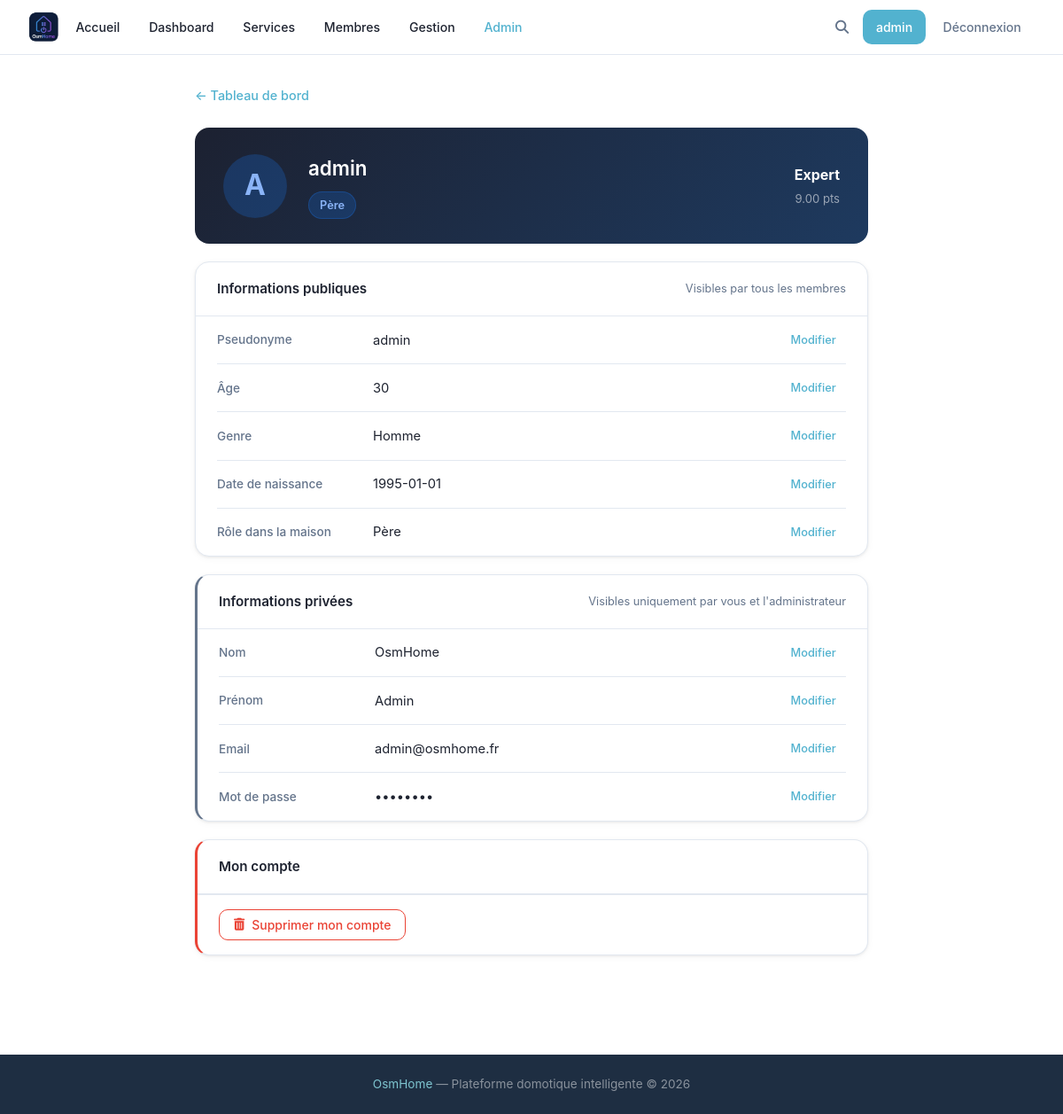
/profile (signed in), run on an earlier commit of the app's database.
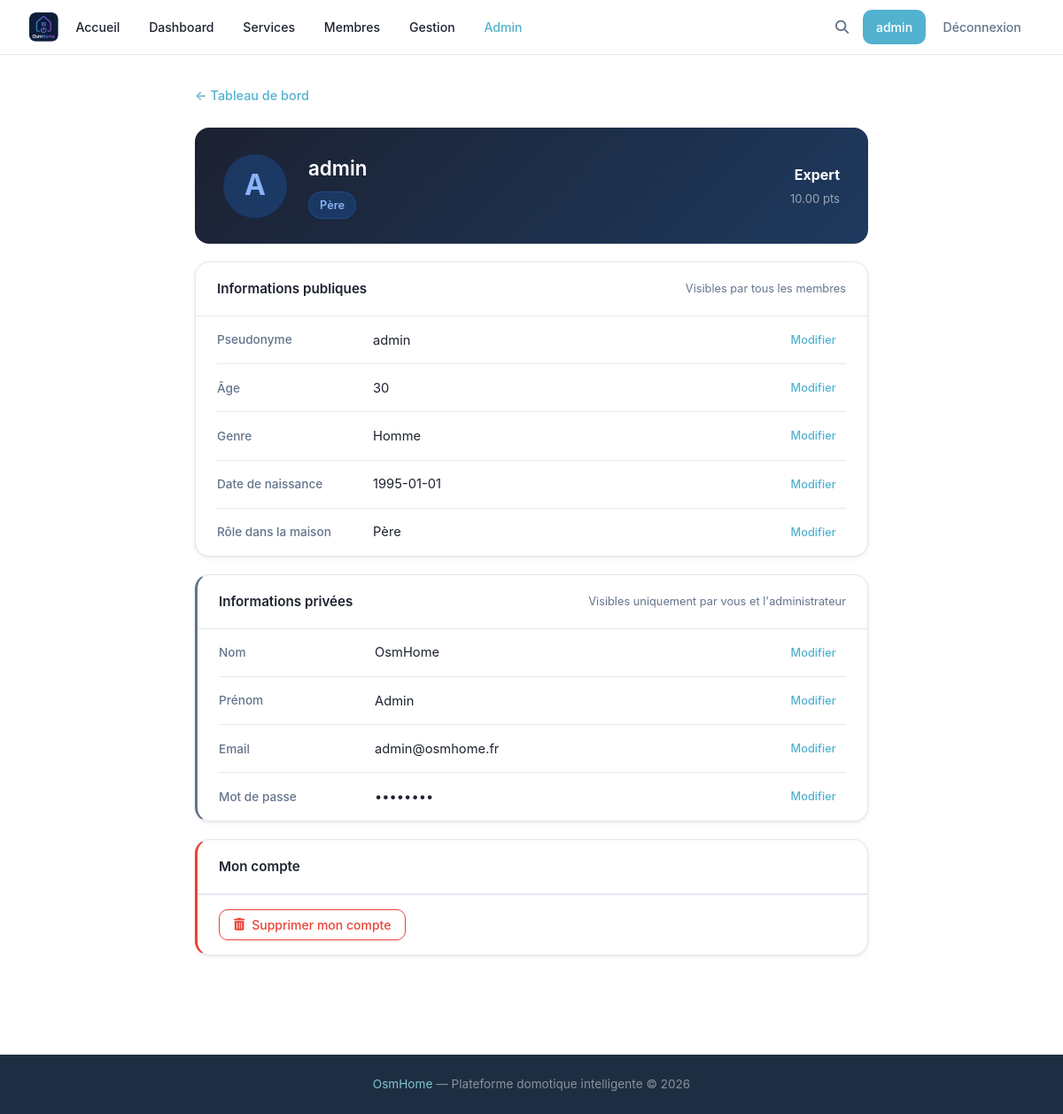
And on a later commit of the database.
### tables this page shows
CREATE TABLE users (
            id INTEGER PRIMARY KEY AUTOINCREMENT,
            username TEXT UNIQUE NOT NULL,
            password TEXT NOT NULL,
            lastname TEXT,
            firstname TEXT,
            age INTEGER,
            gender TEXT,
            birthdate TEXT,
            member_type TEXT,
            photo TEXT,
            level TEXT DEFAULT 'debutant',
            points REAL DEFAULT 0,
            email TEXT,
            email_verified INTEGER DEFAULT 0,
            role TEXT DEFAULT 'simple'
        , actions INTEGER DEFAULT 0, verification_token TEXT);

### main.py (the view)
@app.route('/profile')
def profil():
    if 'username' not in flask.session:
        return flask.redirect('/login')
    user_data = utils.getUser(flask.session['username'])
    return flask.render_template('profile.html', user=flask.session.get('username'), user_data=user_data)

### main.py (called while the page is built)
@app.template_filter('level_label')
def level_label_filter(key: str) -> str:
    return _LEVEL_LABELS.get(key, key.capitalize())

@app.context_processor
def inject_types():
    try:
        types = utils.getTypes()
    except Exception:
        types = []
    is_admin = False
    user_level = None
    if flask.session.get('username'):
        u = utils.getUser(flask.session['username'])
        is_admin = bool(u and u['role'] == 'admin')
        user_level = u['level'] if u else None
    return {'types': types, 'is_admin': is_admin, 'user_level': user_level}

### utils.py (called while the page is built)
def openDB() -> sqlite3.Connection:
    if 'db' not in flask.g:
        flask.g.db = sqlite3.connect(BASE)
        flask.g.db.row_factory = sqlite3.Row
    return flask.g.db

def closeDB(_ = None):
    db = flask.g.pop("db", None)
    if db is not None:
        db.close()

def getUser(username: str):
    db = openDB()
    return db.execute(
        'SELECT * FROM users WHERE username = ?',
        (username,)
    ).fetchone()

def getTypes() -> list:
    db = openDB()
    rows = db.execute('SELECT DISTINCT type FROM devices ORDER BY type').fetchall()
    return [row['type'] for row in rows]

### templates/profile.html (shortened to what the changed rows need)
{% extends 'base.html' %}
{% block extra_css %}<link rel="stylesheet" href="{{ url_for('static', filename='css/profile.css') }}">{% endblock %}
{% block content %}
<div class="profile-page">
    <div class="profile-layout-main">
        <div class="profile-id-card">
            <div class="profile-avatar-lg profile-avatar-upload" id="avatar-container" onclick="document.getElementById('photo-input').click()" title="Changer la photo">
                {% if user_data['photo'] %}
                <img src="{{ url_for('static', filename='uploads/photos/' + user_data['photo']) }}" alt="Photo de profil" class="profile-avatar-img">
                {% else %}
                <span id="avatar-initial">{{ user_data['username'][0] | upper }}</span>
                {% endif %}
            </div>
            <div class="profile-id-info">
                <h2 class="profile-username">{{ user_data['username'] }}</h2>
                <span class="profile-role-badge">{{ user_data['member_type'] or '—' }}</span>
            </div>
            <div class="profile-level-badge">
                <span class="level-label">{{ user_data['level'] | level_label }}</span>
                <span class="level-pts">{{ "%.2f"|format(user_data['points'] or 0) }} pts</span>
            </div>
        </div>
        <div class="profile-section">
            <div class="profile-fields">
                <div class="profile-field">
                    <span class="profile-field-label">Pseudonyme</span>
                    <span class="profile-field-value" id="username">{{ user_data['username'] }}</span>
                    <button class="btn-field-edit" data-field="username">Modifier</button>
                </div>
                <div class="profile-field">
                    <span class="profile-field-label">Âge</span>
                    <span class="profile-field-value" id="age">{{ user_data['age'] or '—' }}</span>
                    <button class="btn-field-edit" data-field="age">Modifier</button>
                </div>
                <div class="profile-field">
                    <span class="profile-field-label">Date de naissance</span>
                    <span class="profile-field-value" id="birthdate">{{ user_data['birthdate'] or '—' }}</span>
                    <button class="btn-field-edit" data-field="birthdate">Modifier</button>
                </div>
                <div class="profile-field">
                    <span class="profile-field-label">Rôle dans la maison</span>
                    <span class="profile-field-value" id="member_type" data-value="{{ user_data['member_type'] or '' }}">{{ user_data['member_type'] | capitalize or '—' }}</span>
                    <button class="btn-field-edit" data-field="member_type">Modifier</button>
                </div>
            </div>
        </div>
        <div class="profile-section profile-section--private">
            <div class="profile-fields">
                <div class="profile-field">
                    <span class="profile-field-label">Nom</span>
                    <span class="profile-field-value" id="lastname">{{ user_data['lastname'] or '—' }}</span>
                    <button class="btn-field-edit" data-field="lastname">Modifier</button>
                </div>
                <div class="profile-field">
                    <span class="profile-field-label">Prénom</span>
                    <span class="profile-field-value" id="firstname">{{ user_data['firstname'] or '—' }}</span>
                    <button class="btn-field-edit" data-field="firstname">Modifier</button>
                </div>
                <div class="profile-field">
                    <span class="profile-field-label">Email</span>
                    <span class="profile-field-value" id="email">{{ user_data['email'] or '—' }}</span>
                    <button class="btn-field-edit" data-field="email">Modifier</button>
                </div>
            </div>
        </div>
    </div>
</div>
{% endblock %}

What changed in the data, as far as the page shows it:
changed users "admin": points "9.00" → "10.00"
